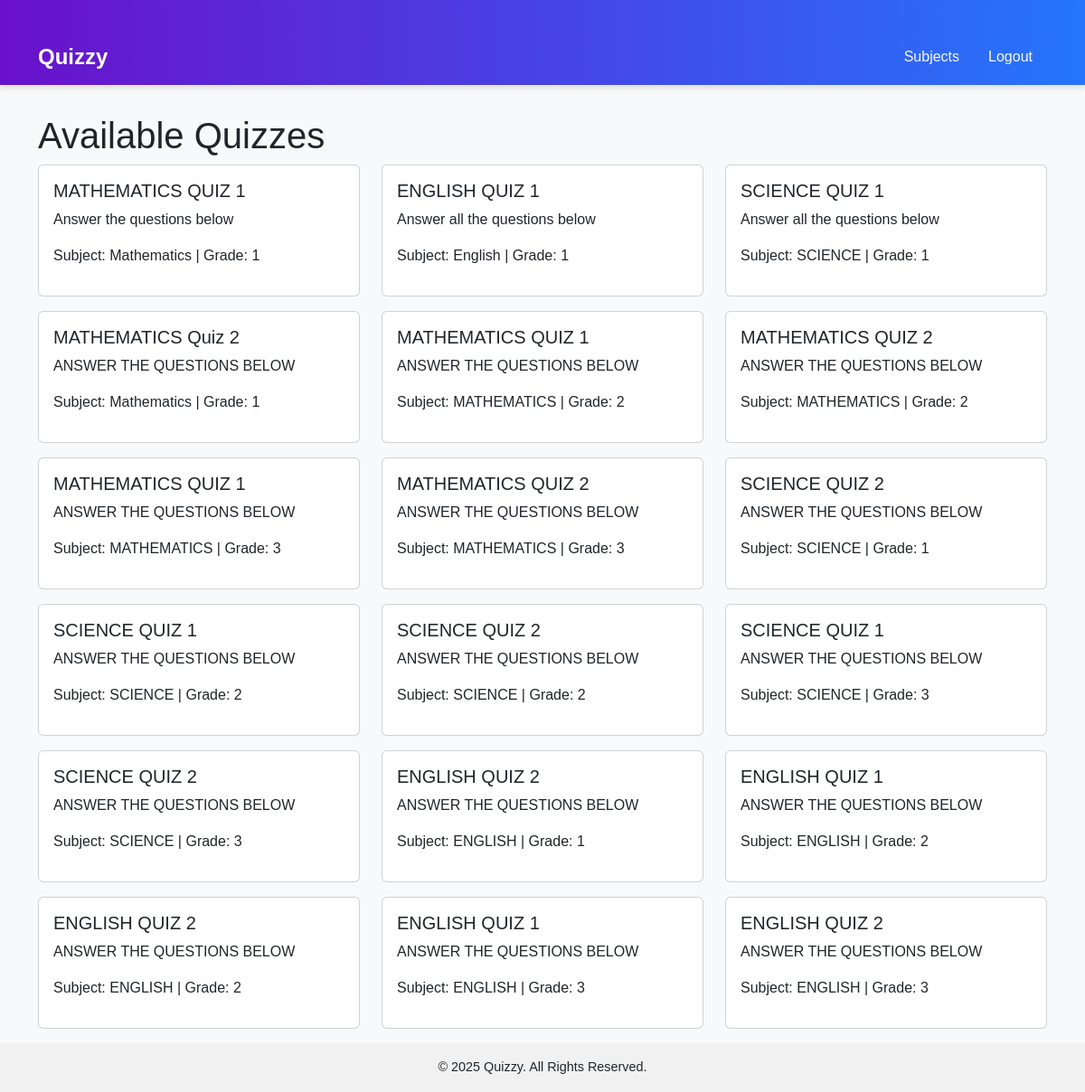
/quiz_list (signed in), run on the app's committed database.
### quizzes/models.py (models this page shows, shortened)
class Quiz(models.Model):
    QUESTION_TYPES = [
        ('MC', 'Multiple Choice'),
        ('TF', 'True/False'),
        ('SA', 'Short Answer')
    ]
    title = models.CharField(max_length=200)
    description = models.TextField(blank=True)
    created_by = models.ForeignKey(settings.AUTH_USER_MODEL, on_delete=models.CASCADE)
    subject = models.CharField(max_length=100)
    grade_level = models.IntegerField()
    subject = models.CharField(max_length=100)

### quizzes/views.py (the view)
# urls.py: path('quiz_list', views.quiz_list, name='quiz_list'),
def quiz_list(request):
    quizzes = Quiz.objects.all()
    return render(request, 'quiz_list.html', {'quizzes': quizzes})

### templates/quiz_list.html
{% extends 'base.html' %}
{% block content %}
<h1>Available Quizzes</h1>
<div class="row">
    {% for quiz in quizzes %}
    <div class="col-md-4 mb-3">
        <div class="card">
            <div class="card-body">
                <h5 class="card-title">{{ quiz.title }}</h5>
                <p class="card-text">{{ quiz.description }}</p>
                <p>Subject: {{ quiz.subject }} | Grade: {{ quiz.grade_level }}</p>
            </div>
        </div>
    </div>
    {% empty %}
    <p>No quizzes available.</p>
    {% endfor %}
</div>
{% endblock %}

### templates/base.html (style rules this page uses)
body { font-family: 'Arial', sans-serif; background-color: #f8f9fa; margin: 0; display: flex; flex-direction: column; min-height: 100vh; }

### data on the page
Quiz: title "MATHEMATICS QUIZ 1", description "Answer the questions below", subject "Mathematics", grade_level "1"
Quiz: title "ENGLISH QUIZ 1", description "Answer all the questions below", subject "English", grade_level "1"
Quiz: title "SCIENCE QUIZ 1", description "Answer all the questions below", subject "SCIENCE", grade_level "1"
Quiz: title "MATHEMATICS Quiz 2", description "ANSWER THE QUESTIONS BELOW", subject "Mathematics", grade_level "1"
Quiz: title "MATHEMATICS QUIZ 1", description "ANSWER THE QUESTIONS BELOW", subject "MATHEMATICS", grade_level "2"
Quiz: title "MATHEMATICS QUIZ 2", description "ANSWER THE QUESTIONS BELOW", subject "MATHEMATICS", grade_level "2"
Quiz: title "MATHEMATICS QUIZ 1", description "ANSWER THE QUESTIONS BELOW", subject "MATHEMATICS", grade_level "3"
Quiz: title "MATHEMATICS QUIZ 2", description "ANSWER THE QUESTIONS BELOW", subject "MATHEMATICS", grade_level "3"
Quiz: title "SCIENCE QUIZ 2", description "ANSWER THE QUESTIONS BELOW", subject "SCIENCE", grade_level "1"
Quiz: title "SCIENCE QUIZ 1", description "ANSWER THE QUESTIONS BELOW", subject "SCIENCE", grade_level "2"
Quiz: title "SCIENCE QUIZ 2", description "ANSWER THE QUESTIONS BELOW", subject "SCIENCE", grade_level "2"
Quiz: title "SCIENCE QUIZ 1", description "ANSWER THE QUESTIONS BELOW", subject "SCIENCE", grade_level "3"
Quiz: title "SCIENCE QUIZ 2", description "ANSWER THE QUESTIONS BELOW", subject "SCIENCE", grade_level "3"
Quiz: title "ENGLISH QUIZ 2", description "ANSWER THE QUESTIONS BELOW", subject "ENGLISH", grade_level "1"
Quiz: title "ENGLISH QUIZ 1", description "ANSWER THE QUESTIONS BELOW", subject "ENGLISH", grade_level "2"
Quiz: title "ENGLISH QUIZ 2", description "ANSWER THE QUESTIONS BELOW", subject "ENGLISH", grade_level "2"
Quiz: title "ENGLISH QUIZ 1", description "ANSWER THE QUESTIONS BELOW", subject "ENGLISH", grade_level "3"
Quiz: title "ENGLISH QUIZ 2", description "ANSWER THE QUESTIONS BELOW", subject "ENGLISH", grade_level "3"

### other printed values
{{ year|default:2025 }} "2025"
